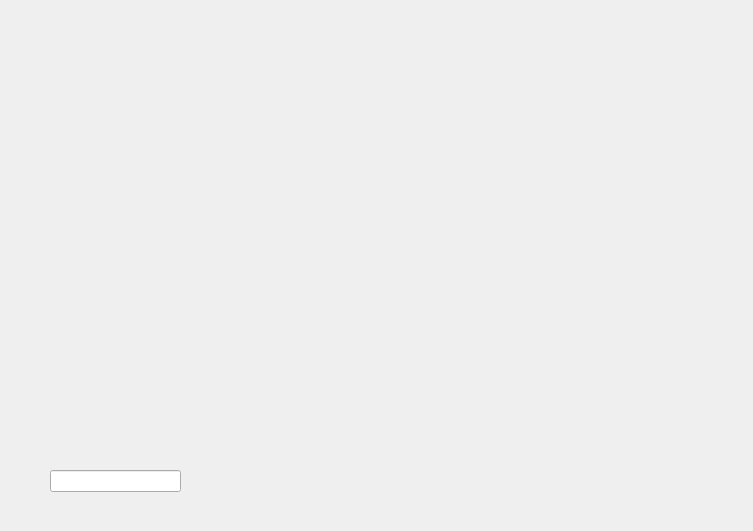
<?xml version="1.0" encoding="UTF-8"?>
<ui version="4.0">
 <class>MainWindow</class>
 <widget class="QMainWindow" name="MainWindow">
  <property name="geometry">
   <rect>
    <x>0</x>
    <y>0</y>
    <width>753</width>
    <height>531</height>
   </rect>
  </property>
  <property name="windowTitle">
   <string>MainWindow</string>
  </property>
  <widget class="QWidget" name="centralwidget">
   <widget class="QWidget" name="dhtGraph" native="true">
    <property name="geometry">
     <rect>
      <x>50</x>
      <y>30</y>
      <width>651</width>
      <height>421</height>
     </rect>
    </property>
   </widget>
   <widget class="QLineEdit" name="heatIndex">
    <property name="geometry">
     <rect>
      <x>50</x>
      <y>470</y>
      <width>131</width>
      <height>22</height>
     </rect>
    </property>
   </widget>
  </widget>
 </widget>
 <resources/>
 <connections/>
</ui>
